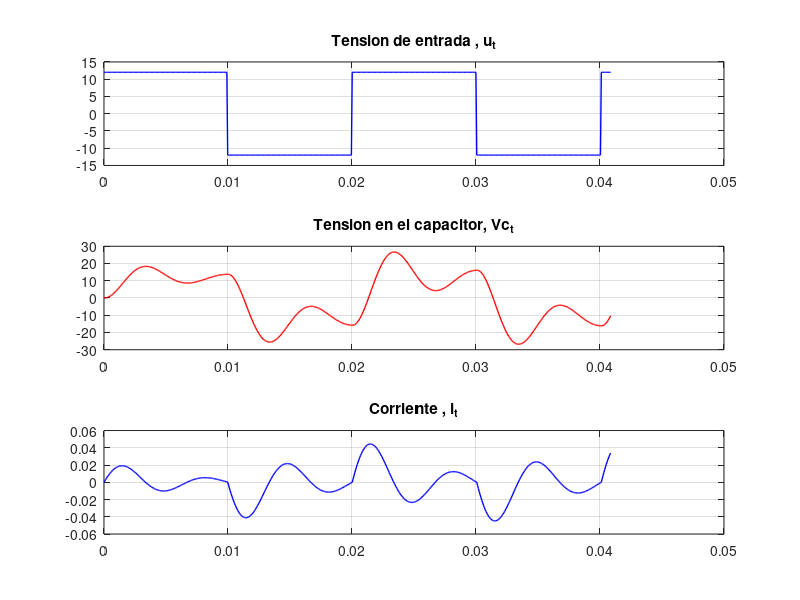

The MATLAB script that drew this image:

R= 220;%[ohm]
L= 500e-3;%[Hy]
Cap= 2.2e-6; %[F]
V_e = 12;% [V] voltaje de entrada
%Matrices del espacio
A= [-R/L -1/L ; 1/Cap 0]; % Matriz de estados
B= [1/L ; 0]; %Matriz de entrada
C= [R 0]; %Matriz de salida
D=[0]; %Matriz de transmisión directa

%Punto de operación de V y I
I1(1)=0;
Vc(1)=0;
y(1)=0;
Xop=[0 0]' ;
x=[I1(1) Vc(1)]';

%convierte de espacio de estados a función de transferencia
[numF,denF] = ss2tf(A,B,C,D)

%Función de transferencia del sistema
F=tf(numF,denF)

poles=roots(denF)
Wd1=imag(poles(1))
Wd2= imag(poles(2))
[Wn,zita]=damp(F)
t_d=(2*pi)/Wd1
%time de integración
delta=t_d/100 %
t_l=log(0.05)/(real(poles(1)))
t_sim=3*t_l
step=round(t_sim/delta)
t = linspace(0, t_sim, step);

u=linspace(0,0,step);

ii=0;

for i=1:step-1
    ii = ii + delta; %Variable acumuladora de tiempo -Creación de  u(t)
    if(ii >= 10e-3) %porque conmuta cada 10 milisegundo
        ii=0;
        V_e=V_e*-1; %Cambio el sentido de crecimiento
    end
    u(i)= V_e;
%Aplicación de Euler
    xp=A*(x-Xop)+B*u(i); %representa la funcion derivada de X
    x=x+xp*delta;    %% Obtengo el valor de X a partir de los valores de su derivada
    Y=C*x;           %Almacena el valor actual de la salida

    %Siempre hago referencia al valor siguiente, ya que el primer valor
    % siempre es cero
    y(i+1)=Y(1);    %Hago que el valor siguiente sea el actual
    I1(i+1)=x(1);
    Vc(i+1)=x(2);
end
u(end)=u(end-1);

disp('Simulación completada')

figure(1);
hold on
subplot(3,1,1)
plot(t,u,'blue','LineWidth',1); title('Tension de entrada , u_t')
grid on
subplot(3,1,2)
plot(t,Vc,'red','LineWidth',1); title('Tension en el capacitor, Vc_t')
grid on
subplot(3,1,3);
plot(t,I1,'blue','LineWidth',1); title('Corriente , i_t');
grid on;
